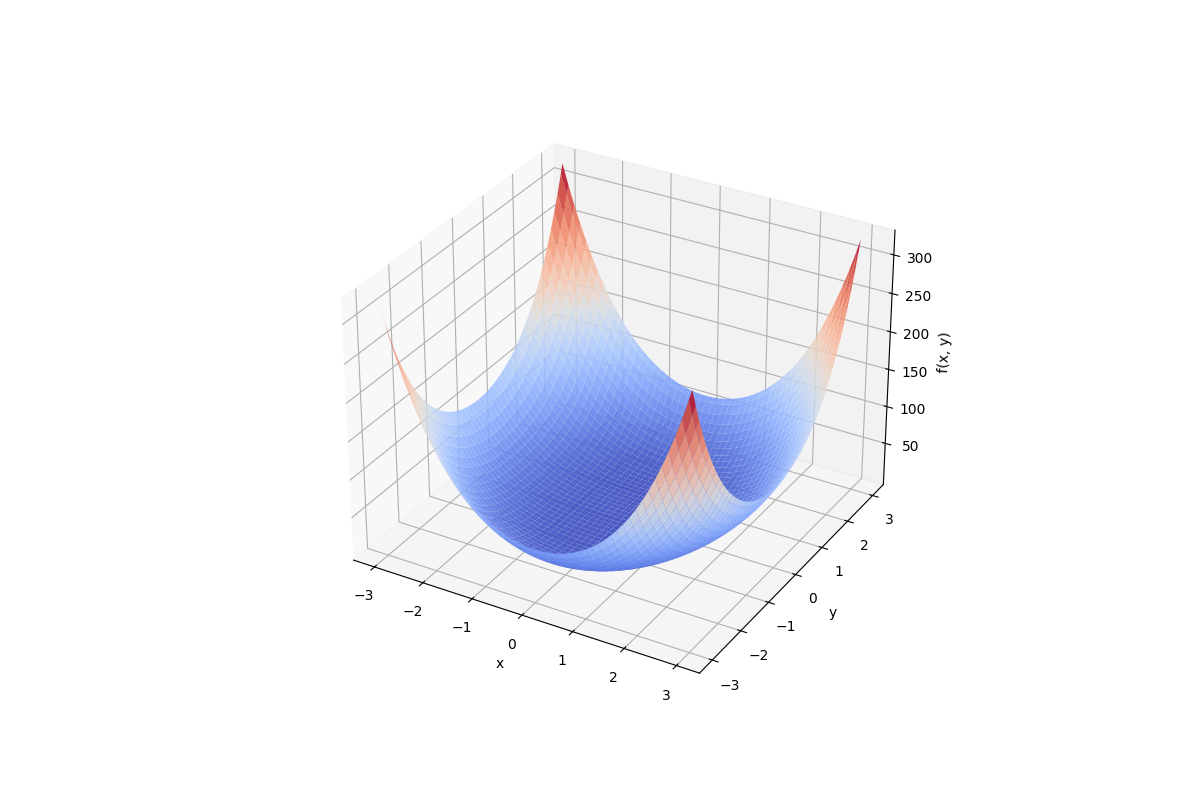

Write Python code to recreate this figure.
import numpy as np
import matplotlib.pyplot as plt
from mpl_toolkits.mplot3d import Axes3D

# Определяем вашу функцию
def f(x, y):
    return ((y + 1)**2 + x**2) * (x**2 + (y - 1)**2)

# Создаём сетку
x = np.linspace(-3, 3, 100)
y = np.linspace(-3, 3, 100)
X, Y = np.meshgrid(x, y)
Z = f(X, Y)

# Рисуем 3D график
fig = plt.figure(figsize=(12, 8))
ax = fig.add_subplot(111, projection='3d')
surf = ax.plot_surface(X, Y, Z, cmap='coolwarm', alpha=0.9)
ax.set_xlabel("x")
ax.set_ylabel("y")
ax.set_zlabel("f(x, y)")
plt.savefig("3d.png")
